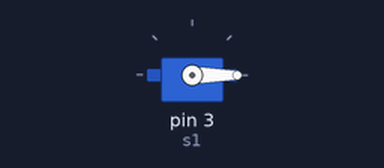
A sketch run on a simulated Arduino Uno, built with avr-gcc and run on an emulated ATmega328P. Parts: servo.

Above: at 0.05 s.
Timing chart, 0 to 4.6 s (numbered marks = the images above):
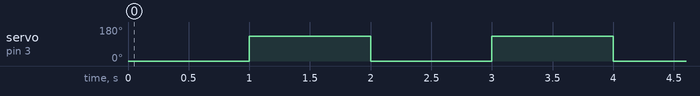

Measured:
- by itself, servo on pin 3 (s1): alternates 130° for 1.0 s and 0° for 1.0 s

The sketch:

minorproject.ino
```cpp
#include<Servo.h>
Servo s1;
void setup() {
  // put your setup code here, to run once:
  s1.attach(3);
}

void loop() {
  // put your main code here, to run repeatedly:
  s1.write(0);
  delay(1000);
  s1.write(130);
  delay(1000);
}
```
